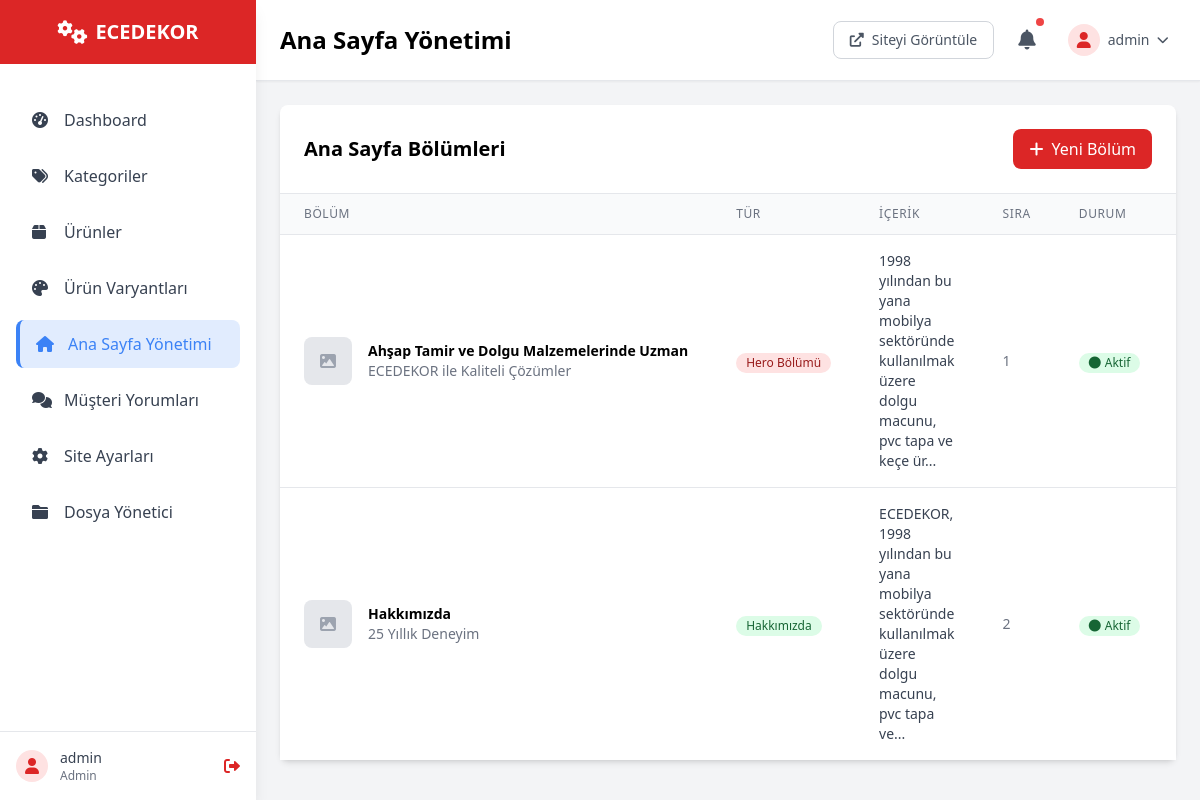
Page /admin/homepage.php (signed in) on the committed database.
### tables this page shows
CREATE TABLE `homepage_sections` (
  `id` int(11) NOT NULL AUTO_INCREMENT,
  `section_type` enum('hero','carousel','about','features','testimonials') NOT NULL,
  `title` varchar(255),
  `subtitle` varchar(255),
  `content` longtext,
  `image` varchar(500),
  `button_text` varchar(100),
  `button_link` varchar(255),
  `sort_order` int(11) DEFAULT 0,
  `is_active` tinyint(1) DEFAULT 1,
  `created_at` timestamp NOT NULL DEFAULT CURRENT_TIMESTAMP,
  `updated_at` timestamp NOT NULL DEFAULT CURRENT_TIMESTAMP ON UPDATE CURRENT_TIMESTAMP,
  PRIMARY KEY (`id`)
);

### includes/config.php (called while the page is built, shortened)
<?php
try {
    $pdo = new PDO(
        "mysql:host=" . DB_HOST . ";dbname=" . DB_NAME . ";charset=utf8mb4",
        DB_USERNAME,
        DB_PASSWORD,
        [
            PDO::ATTR_ERRMODE => PDO::ERRMODE_EXCEPTION,
            PDO::ATTR_DEFAULT_FETCH_MODE => PDO::FETCH_ASSOC,
            PDO::ATTR_EMULATE_PREPARES => false,
        ]
    );
} catch (PDOException $e) {
    die("Database connection failed: " . $e->getMessage());
}
function query($sql, $params = []) {
    global $pdo;
    try {
        $stmt = $pdo->prepare($sql);
        $stmt->execute($params);
        return $stmt;
    } catch (PDOException $e) {
        error_log("Database query error: " . $e->getMessage());
        return false;
    }
}
function fetchAll($sql, $params = []) {
    $stmt = query($sql, $params);
    return $stmt ? $stmt->fetchAll() : [];
}
?>

### admin/homepage.php (the view, shortened to what this page needs)
<?php
require_once '../includes/config.php';
$action = $_GET['action'] ?? 'list';
if ($action === 'list') {
    $sections = fetchAll("SELECT * FROM homepage_sections ORDER BY sort_order, section_type");
}
include 'includes/header.php';
?>
<?php if ($action === 'list'): ?>
    <div class="bg-white rounded-lg shadow-md card">
        <div class="p-6 border-b border-gray-200">
            <div class="flex items-center justify-between">
                <h2 class="text-xl font-semibold text-black">Ana Sayfa Bölümleri</h2>
                <a href="?action=add" class="bg-red-600 text-white px-4 py-2 rounded-lg hover:bg-red-700 transition duration-300">
                    <i class="fas fa-plus mr-2"></i>Yeni Bölüm
                </a>
            </div>
        </div>
        <div class="overflow-x-auto">
            <table class="min-w-full divide-y divide-gray-200">
                <thead class="bg-gray-50">
                    <tr>
                        <th class="px-6 py-3 text-left text-xs font-medium text-gray-500 uppercase tracking-wider">Bölüm</th>
                        <th class="px-6 py-3 text-left text-xs font-medium text-gray-500 uppercase tracking-wider">Tür</th>
                        <th class="px-6 py-3 text-left text-xs font-medium text-gray-500 uppercase tracking-wider">İçerik</th>
                        <th class="px-6 py-3 text-left text-xs font-medium text-gray-500 uppercase tracking-wider">Sıra</th>
                        <th class="px-6 py-3 text-left text-xs font-medium text-gray-500 uppercase tracking-wider">Durum</th>
                        <th class="px-6 py-3 text-left text-xs font-medium text-gray-500 uppercase tracking-wider">İşlemler</th>
                    </tr>
                </thead>
                <tbody class="bg-white divide-y divide-gray-200">
                    <?php if (empty($sections)): ?>
                        <tr>
                            <td colspan="6" class="px-6 py-4 text-center text-gray-500">Henüz bölüm eklenmemiş.</td>
                        </tr>
                    <?php else: ?>
                        <?php foreach ($sections as $sect): ?>
                            <tr class="hover:bg-gray-50">
                                <td class="px-6 py-4 whitespace-nowrap">
                                    <div class="flex items-center">
                                        <?php if ($sect['image']): ?>
                                            <img src="<?php echo $sect['image']; ?>" alt="<?php echo htmlspecialchars($sect['title']); ?>" class="w-12 h-12 object-cover rounded-lg mr-4">
                                        <?php else: ?>
                                            <div class="w-12 h-12 bg-gray-200 rounded-lg flex items-center justify-center mr-4">
                                                <i class="fas fa-image text-gray-400"></i>
                                            </div>
                                        <?php endif; ?>
                                        <div>
                                            <div class="text-sm font-semibold text-black"><?php echo htmlspecialchars($sect['title']); ?></div>
                                            <?php if ($sect['subtitle']): ?>
                                                <div class="text-sm text-gray-500"><?php echo htmlspecialchars($sect['subtitle']); ?></div>
                                            <?php endif; ?>
                                        </div>
                                    </div>
                                </td>
                                <td class="px-6 py-4 whitespace-nowrap">
                                    <?php
                                    $typeLabels = [
                                        'hero' => 'Hero Bölümü',
                                        'carousel' => 'Carousel',
                                        'about' => 'Hakkımızda',
                                        'features' => 'Özellikler',
                                        'testimonials' => 'Yorumlar'
                                    ];
                                    $typeColors = [
                                        'hero' => 'bg-red-100 text-red-800',
                                        'carousel' => 'bg-purple-100 text-purple-800',
                                        'about' => 'bg-green-100 text-green-800',
                                        'features' => 'bg-orange-100 text-orange-800',
                                        'testimonials' => 'bg-pink-100 text-pink-800'
                                    ];
                                    ?>
                                    <span class="inline-flex items-center px-2.5 py-0.5 rounded-full text-xs font-medium <?php echo $typeColors[$sect['section_type']] ?? 'bg-gray-100 text-gray-800'; ?>">
                                        <?php echo $typeLabels[$sect['section_type']] ?? ucfirst($sect['section_type']); ?>
                                    </span>
                                </td>
                                <td class="px-6 py-4">
                                    <div class="text-sm text-gray-700 max-w-xs">
                                        <?php echo htmlspecialchars(substr($sect['content'], 0, 100)) . (strlen($sect['content']) > 100 ? '...' : ''); ?>
                                    </div>
                                </td>
                                <td class="px-6 py-4 whitespace-nowrap text-sm text-gray-500">
                                    <?php echo $sect['sort_order']; ?>
                                </td>
                                <td class="px-6 py-4 whitespace-nowrap">
                                    <?php if ($sect['is_active']): ?>
                                        <span class="inline-flex items-center px-2.5 py-0.5 rounded-full text-xs font-medium bg-green-100 text-green-800">
                                            <i class="fas fa-circle mr-1 text-xs"></i>Aktif
                                        </span>
                                    <?php else: ?>
                                        <span class="inline-flex items-center px-2.5 py-0.5 rounded-full text-xs font-medium bg-red-100 text-red-800">
                                            <i class="fas fa-circle mr-1 text-xs"></i>Pasif
                                        </span>
                                    <?php endif; ?>
                                </td>
                                <td class="px-6 py-4 whitespace-nowrap text-right text-sm font-medium">
                                </td>
                            </tr>
                        <?php endforeach; ?>
                    <?php endif; ?>
                </tbody>
            </table>
        </div>
    </div>
<?php endif; ?>
<?php include 'includes/footer.php'; ?>

### admin/includes/header.php (style rules this page uses)
.card { box-shadow: 0 4px 6px -1px rgba(0, 0, 0, 0.1), 0 2px 4px -1px rgba(0, 0, 0, 0.06); transition: box-shadow 0.3s ease; }

### rows in the picture
homepage_sections: title "Ahşap Tamir ve Dolgu Malzemelerinde Uzman", subtitle "ECEDEKOR ile Kaliteli Çözümler", section_type "Hero Bölümü", content "1998 yılından bu yana mobilya sektöründe kullanılmak üzere dolgu macunu, pvc tapa ve keçe ür", sort_order "1", is_active 1 (drawn)
homepage_sections: title "Hakkımızda", subtitle "25 Yıllık Deneyim", section_type "Hakkımızda", content "ECEDEKOR, 1998 yılından bu yana mobilya sektöründe kullanılmak üzere dolgu macunu, pvc tapa ve", sort_order "2", is_active 1 (drawn)

### other values in the picture
$_SESSION['admin_username'] "admin"
$pageTitle "Ana Sayfa Yönetimi"
